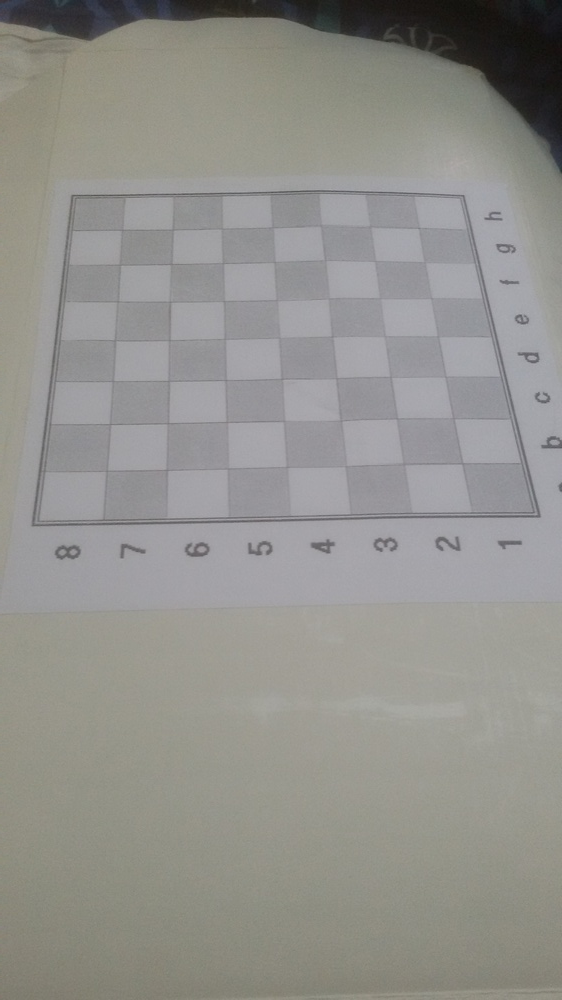
#> input picture ocv/cb4.jpg, 562 x 1000 px, shrunk from 1836 x 3264 before the run, found by its file name
$ python WarpChessBoard.py   (older library calls are emulated)
#> lines starting #> are read from the running program, lines starting #| are printed output that depends on the picture; after the words box and inside, x2 and y2 are one past the last pixel; in counts of white or black regions, pixels touching at a corner belong together
from typing import re

import cv2
import numpy as np


def warp_image():
    gray = cv2.imread('/home/kb/PycharmProjects/ocv/cb4.jpg', cv2.COLOR_BGR2GRAY)
    # cv2.imshow('test', inp)
    ret, thresh = cv2.threshold(gray, 127, 255, 0)
    _, contours, _ = cv2.findContours(thresh.copy(), cv2.RETR_LIST, cv2.CHAIN_APPROX_SIMPLE)

    for cnt in contours:
        print(cv2.contourArea(cnt) )
        if cv2.contourArea(cnt) > 1000:  # remove small areas like noise etc
            hull = cv2.convexHull(cnt)  # find the convex hull of contour
            hull = cv2.approxPolyDP(hull, 0.1 * cv2.arcLength(hull, True), True)
            if len(hull) == 4:
                cv2.drawContours(gray, [hull], 0, (0, 100, 100), 3)

    cv2.imshow('img', gray)
    cv2.waitKey(0)
    cv2.destroyAllWindows()

def detect_corner():
    img = cv2.imread('/home/kb/PycharmProjects/ocv/cb4.jpg')
#> img is the input picture: shape (1000, 562, 3); mean B, G, R 140.7, 145.2, 146
    gray = cv2.cvtColor(img, cv2.COLOR_BGR2GRAY)

    gray = np.float32(gray)

    dst = cv2.cornerHarris(gray, 4, 5, 0.04)  # to detect only sharp corners
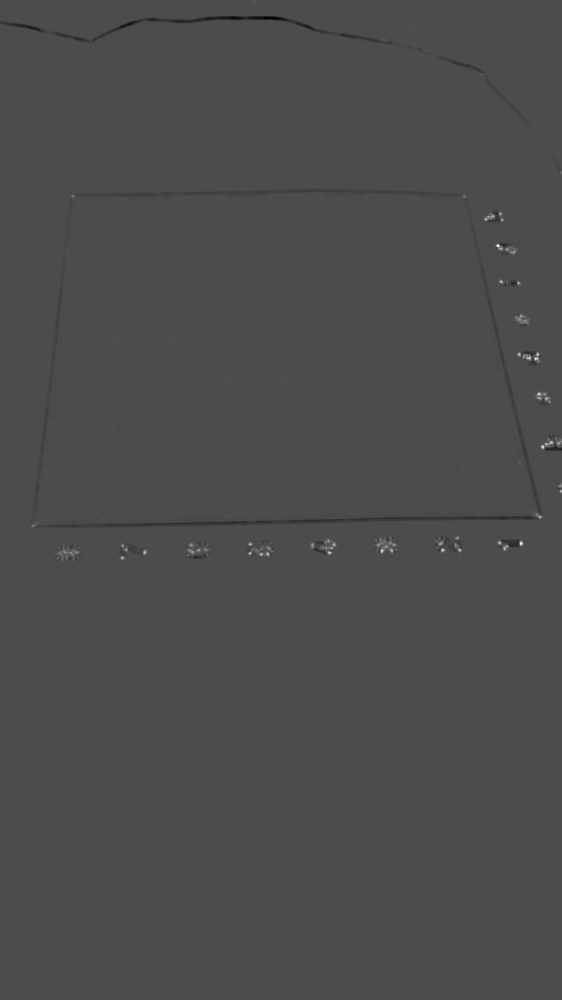
#> dst: shape (1000, 562) float32; min -20283372, max 47058584, mean -41897.5; drawn with min black and max white
    # dst = cv2.cornerHarris(gray, 14, 5, 0.04)    # to detect soft corners

    # Result is dilated for marking the corners
    dst = cv2.dilate(dst, None)

    # Threshold for an optimal value, it may vary depending on the image.
    img[dst > 0.02 * dst.max()] = [0, 0, 255]
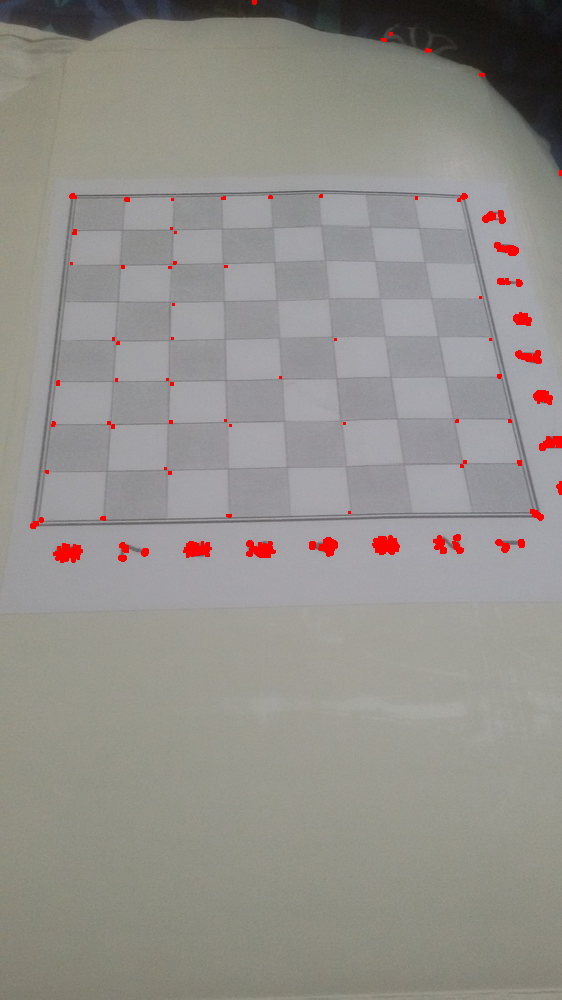
#> img: shape (1000, 562, 3); 0.91% of pixels changed, all inside (x1, y1, x2, y2) = (30, 0, 562, 563)

    cv2.imshow('Harris Corners', img)
    cv2.waitKey(0)
    cv2.destroyAllWindows()

def extract_roi():
    img = cv2.imread('/home/kb/PycharmProjects/ocv/cb4.jpg')
    gray = cv2.cvtColor(img, cv2.COLOR_BGR2GRAY)

    gray = np.float32(gray)

    dst = cv2.cornerHarris(gray, 4, 5, 0.04)  # to detect only sharp corners
    # dst = cv2.cornerHarris(gray, 14, 5, 0.04)    # to detect soft corners

    # Result is dilated for marking the corners
    dst = cv2.dilate(dst, None)

    # Threshold for an optimal value, it may vary depending on the image.
    img[dst > 0.02 * dst.max()] = [0, 0, 255]

    cv2.imshow('Harris Corners', img)
    cv2.waitKey(0)
    cv2.destroyAllWindows()

detect_corner()

$ run again, with ocv/cb2.jpg copied over ocv/cb4.jpg
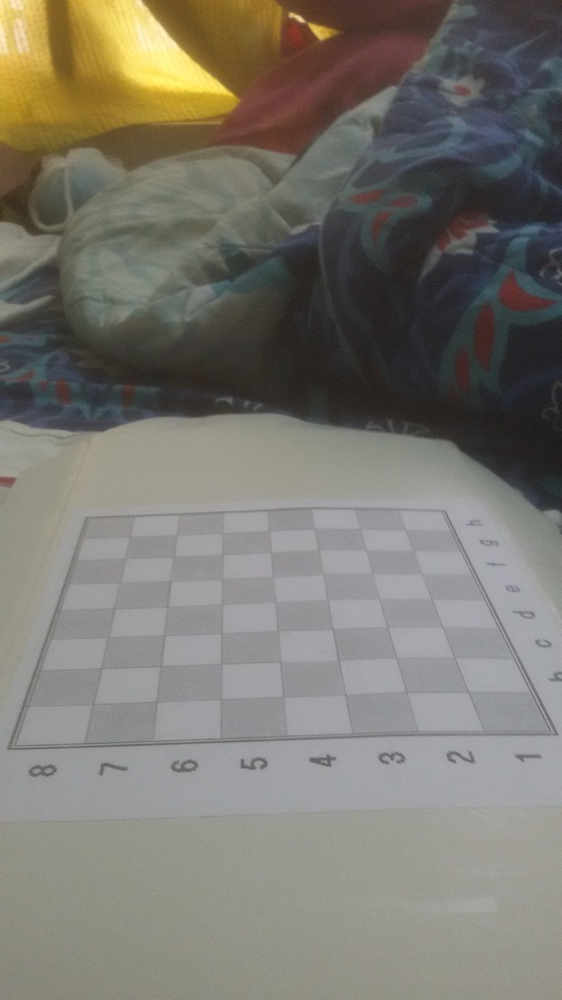
#> input picture ocv/cb2.jpg, 562 x 1000 px, shrunk from 1836 x 3264 before the run, found by its file name
#> in detect_corner, img is the input picture: shape (1000, 562, 3); mean B, G, R 112.3, 120.5, 123.5
#> in detect_corner, `gray = cv2.cvtColor(img, cv2.COLOR_BGR2GRAY)`:
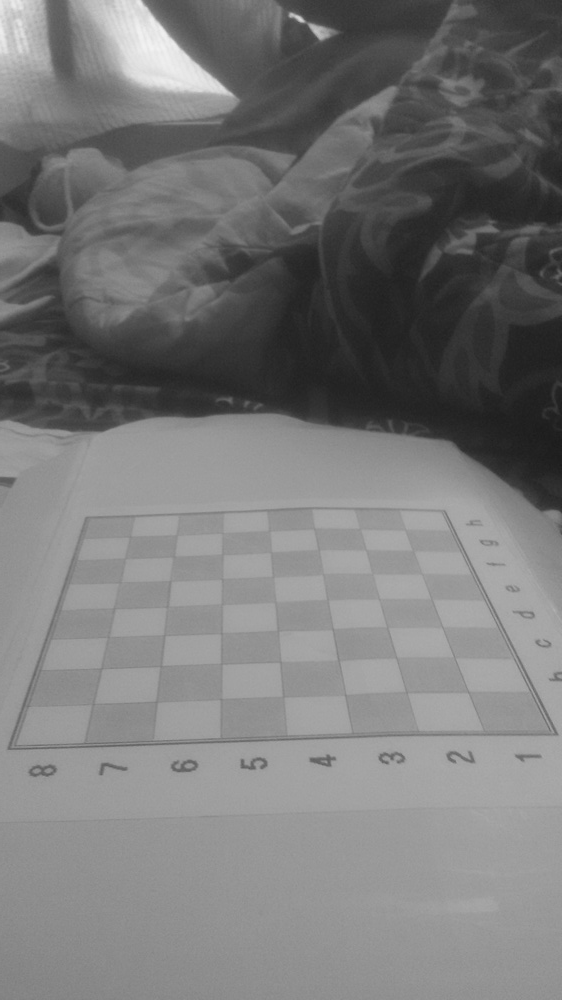
#> gray: shape (1000, 562); min 27, max 243, mean 120.4
#> in detect_corner, `img[dst > 0.02 * dst.max()] = [0, 0, 255]`:
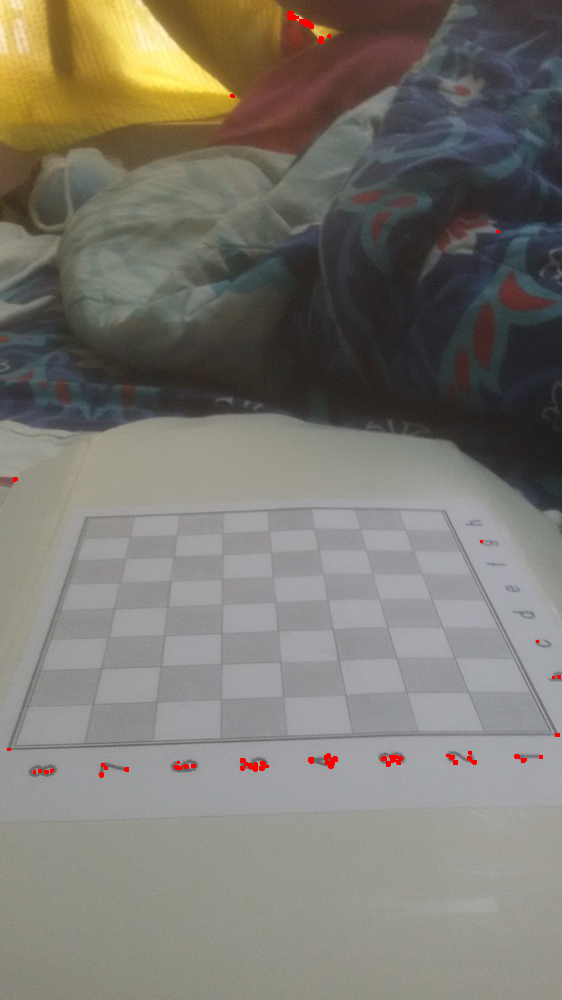
#> img: shape (1000, 562, 3); 0.24% of pixels changed, all inside (x1, y1, x2, y2) = (7, 11, 561, 778)

$ run again, with ocv/cb3.jpg copied over ocv/cb4.jpg
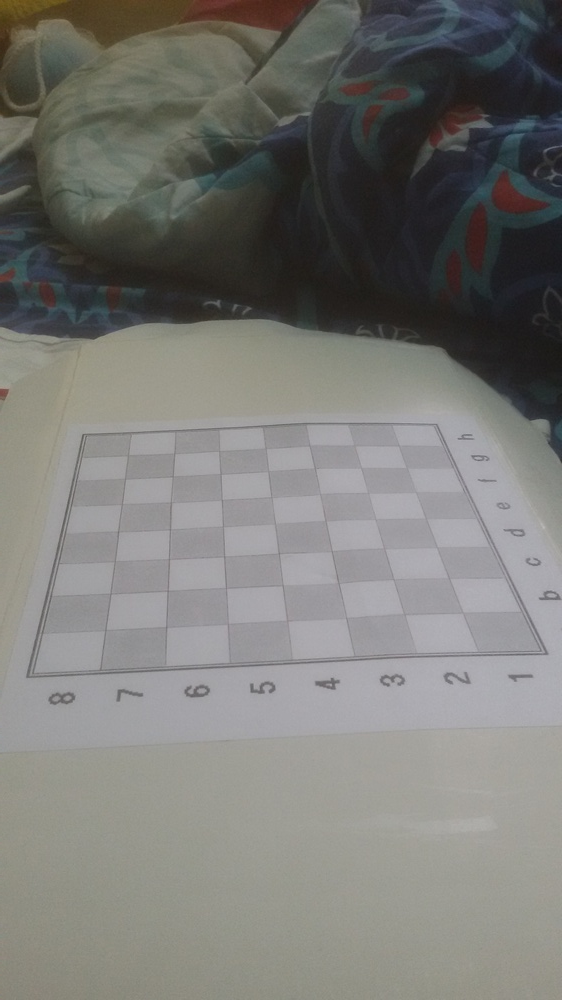
#> input picture ocv/cb3.jpg, 562 x 1000 px, shrunk from 1836 x 3264 before the run, found by its file name
#> in detect_corner, img is the input picture: shape (1000, 562, 3); mean B, G, R 117.9, 121.8, 122.1
#> in detect_corner, `dst = cv2.dilate(dst, None)`:
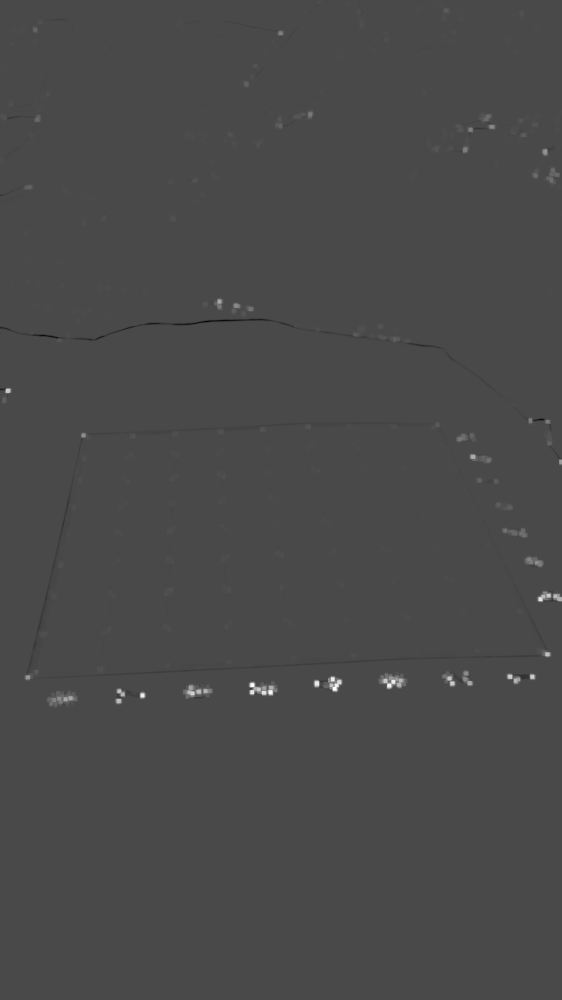
#> dst: shape (1000, 562) float32; min -16141727, max 39998280, mean 72281.6; drawn with min black and max white
#> in detect_corner, `img[dst > 0.02 * dst.max()] = [0, 0, 255]`:
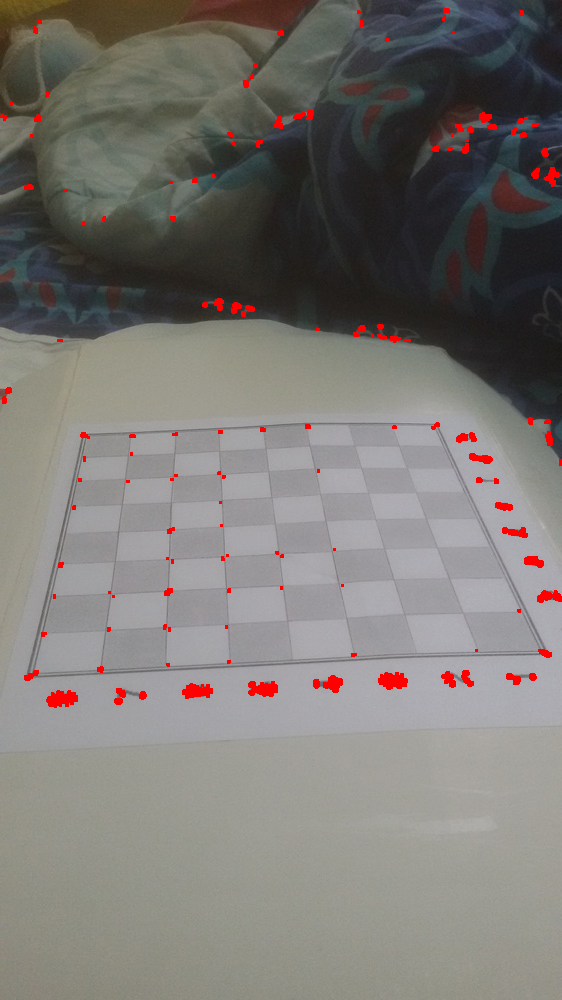
#> img: shape (1000, 562, 3); 1.28% of pixels changed, all inside (x1, y1, x2, y2) = (0, 8, 562, 708)

$ run again, with ocv/cb5.jpg copied over ocv/cb4.jpg
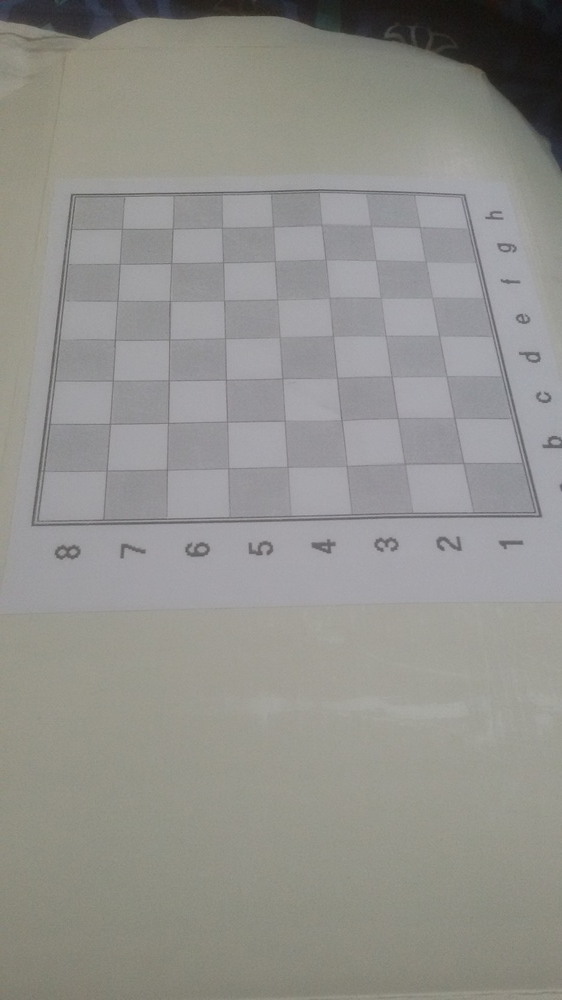
#> input picture ocv/cb5.jpg, 562 x 1000 px, shrunk from 1836 x 3264 before the run, found by its file name
#> in detect_corner, img is the input picture: shape (1000, 562, 3); mean B, G, R 140.6, 145, 145.7
#> in detect_corner, `img[dst > 0.02 * dst.max()] = [0, 0, 255]`:
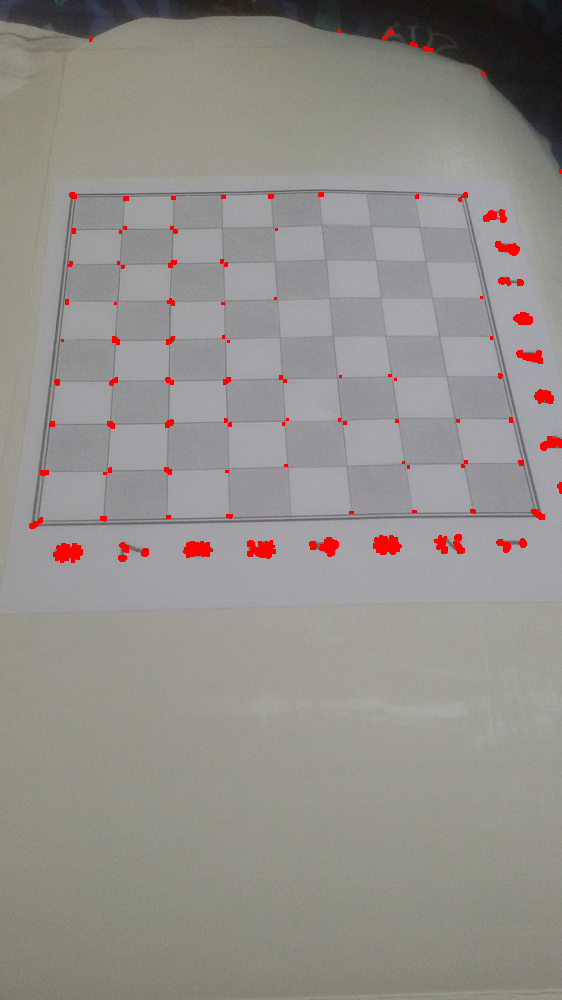
#> img: shape (1000, 562, 3); 1.11% of pixels changed, all inside (x1, y1, x2, y2) = (29, 29, 562, 563)
